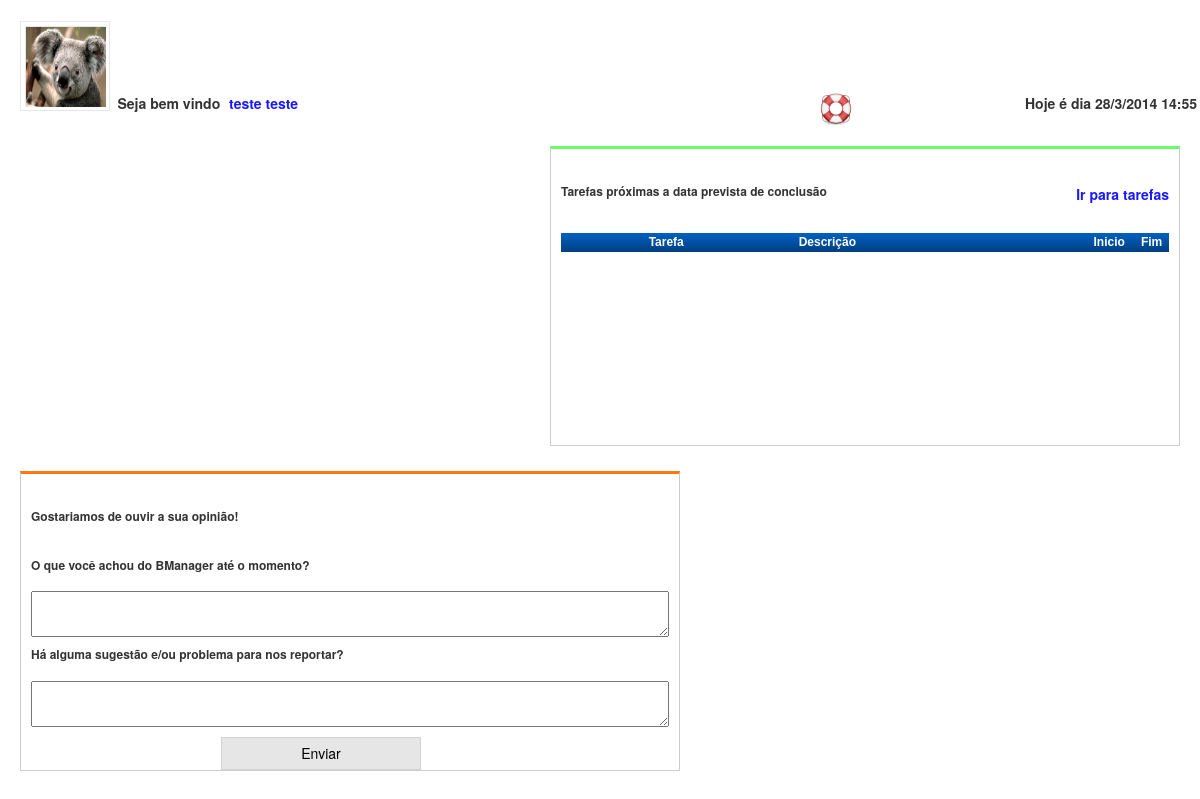
Page /home.php (signed in) on the committed database.
### tables this page shows
CREATE TABLE IF NOT EXISTS `userlogo` (
  `id` int(11) NOT NULL AUTO_INCREMENT,
  `logoName` varchar(255) NOT NULL,
  `userId` int(11) NOT NULL,
  `userMaster` varchar(255) NOT NULL,
  PRIMARY KEY (`id`),
  UNIQUE KEY `userId` (`userId`)
);

CREATE TABLE IF NOT EXISTS `users` (
  `id` int(11) NOT NULL AUTO_INCREMENT,
  `firstName` varchar(50) NOT NULL,
  `lastName` varchar(50) NOT NULL,
  `email` varchar(255) NOT NULL,
  `password` varchar(255) NOT NULL,
  `gender` int(11) NOT NULL,
  `productId` int(11) NOT NULL,
  `signupDate` varchar(15) NOT NULL,
  `userType` varchar(255) NOT NULL,
  `userMaster` varchar(255) NOT NULL,
  PRIMARY KEY (`id`),
  UNIQUE KEY `email` (`email`)
);

### php/conf.php (called while the page is built)
<?php
	$baseUrl = "http://" . $_SERVER['SERVER_NAME'] . '/';
	if($baseUrl == 'http://localhost/'){
		$baseUrl = "http://" . $_SERVER['SERVER_NAME'] . '/BManager/';
	} else {
		$baseUrl = "http://" . $_SERVER['SERVER_NAME'] . '/projetos/BManager/';
	}
?>

### home.php (the view, shortened to what this page needs)
<?php
	require("php/conf.php");
	$username = $_SESSION['username'];
	$checkUserLic = mysql_query("Select firstName, lastName, productId, gender From users Where email = '$username'");
	$res = mysql_fetch_object($checkUserLic);
	$sqlPrivileges = mysql_query("Select usertype, productId From `users` Where email = '$username'");
	$resPrivileges = mysql_fetch_object($sqlPrivileges);
	$userId = $_SESSION['userId'];
	$getMaster = mysql_query("Select userMaster From users Where id = ". $userId. "");
	$resMaster = mysql_fetch_object($getMaster);
	$sqlLogo = mysql_query("Select logoName From userlogo Where userMaster = '". $resMaster->userMaster ."'");
	$resLogo = mysql_fetch_object($sqlLogo);
?>
<!doctype html>
<html lang = "pt">
	<head>
		<link type="text/css" rel="stylesheet" href="resources/css/style.css">
		<link rel="stylesheet" href="lib/jquery-ui-1.10.3/themes/base/jquery-ui.css">
		<link rel="stylesheet" href="lib/bootstrap-3.0/css/bootstrap.min.css">
		<link rel="stylesheet" href="resources/css/normalize.min.css">
	</head>
	<body>
		<section>
			<header>
				<div class="row">
					<div class="col-xs-4 col-sm-4 col-md-12">
						<div class = "logo">
							<div <?php if ($resPrivileges->usertype == '1'){ ?> class = "logoInner" <?php } else { ?> class = "logoInnerUser" <?php } ?>>
								<?php if ($resLogo->logoName){ ?>
									<img src = "<?php echo $baseUrl ?>resources/images/uploads/<?php echo $resLogo->logoName; ?>" width = "80" height = "80">
								<?php } else { ?>
									<div class = "logoText"> Logo </div>
								<?php } ?>
							</div>
						</div>
					</div>
					<div class="col-xs-4 col-sm-4 col-md-12"> </div>
					<div class="col-xs-4 col-sm-4 col-md-12"> </div>
					<div class="col-md-offset-1 col-xs-6 col-sm-6 col-md-6">
						<div class = "welcome">
							<?php if($res->gender == 1) echo "<span class = 'welcomeText'> Seja bem vindo <a href = ''> " . $res->firstName . " " . $res->lastName; ?> </a></span>
						</div>
					</div>
					<div class="col-md-offset-1 col-xs-2 col-sm-2 col-md-2">
						<div class = "suportContainner">
							<a href = "#"> <img src = "<?php echo $baseUrl ?>resources/images/suporte.png" title = "Suporte" width = "32" height = "32"> </a>
						</div>
					</div>
					<div class="col-xs-2 col-sm-2 col-md-2">
						<div id = "dataHoraShow"> </div>
					</div>
					<div class="col-xs-4 col-sm-4 col-md-12"> </div>
				</div>
			</header>
		</section>
		<div id = "contentMain">
			<div class = "homeGraficos">
				<div class = "containerTarefas" id = "tarefasVencer">
					<div class = "titleTarefasVencer">
						<h6> <b> Tarefas próximas a data prevista de conclusão </b> </h6>
						<a href = "#" id = "goToTasks"> Ir para tarefas </a>
						<table class = "tarefasVencer">
							<tr>
								<td> Tarefa </td>
								<td> Descrição </td>
								<td> Inicio </td>
								<td> Fim </td>
							</tr>
						</table>
					</div>
				</div>
				<div class = "containerEnquete" id = "enquete">
					<div class = "titleContainerEnquete">
						<h6> <b> Gostariamos de ouvir a sua opinião! </h6>  </b>
						<div class = "enqueteForm">
							<form>
								<label> <h6> <b> O que você achou do BManager até o momento? </h6>  </b> </label>
								<textarea name = "opiniaoUsuario" id = "opiniaoUsuario"> </textarea>
								<label> <h6> <b> Há alguma sugestão e/ou problema para nos reportar? </h6> </b> </label>
								<textarea name = "reporteUsuario" id = "reporteUsuario"> </textarea>
								<button type = "button" name = "enviarEnquete" id = "enviarEnquete" class = "enqueteBtn"> Enviar </button>
							</form>
						</div>
					</div>
				</div>
			</div>
		</div>
	</body>
</html>

### resources/css/style.css (style rules this page uses)
body { overflow-y:scroll; overflow-x:hidden; }
a:link { color: #1919FF !important; font-weight:bold !important; }
.welcomeText { font-weight:bold !important; }
.welcome { padding-bottom: 10px; margin-left: 15px; }
.welcome a { margin-left:5px; }
.logo { width:90px; height:90px; border: 1px #e7e7e7 solid; padding:4px; margin:20px 0 -20px 20px; }
.logoInnerUser { width:80px; height:80px; border: 1px #e7e7e7 solid; border-bottom-width:0px !important; }
.homeGraficos { margin:20px; height:auto; }
.titleContainerEnquete h6 { float:left; }
#enquete { padding-top:25px; }
.containerEnquete { padding:10px; float:right; border-top: 3px solid #FF770D; border-bottom: 1px solid #ccc; border-right: 1px solid #ccc; border-left: 1px solid #ccc; width:660px; height:300px; margin-bottom:20px; }
.containerEnquete { margin-top:25px; float:left; }
.enqueteForm { float:left; margin-top:15px; }
.enqueteForm label, textarea { width:100%; }
.enqueteBtn { margin-top: 10px; margin-left: 190px; width: 200px; padding: .4em 1em; border: 1px solid #d3d3d3; background: #e6e6e6 50% 50% repeat-x; }
.titleTarefasVencer h6 { float:left; }
.titleTarefasVencer a { float:right; margin-top: 10px; }
#tarefasVencer { padding-top:25px; }
.containerTarefas { padding:10px; float:right; border-top: 3px solid #66FF66; border-bottom: 1px solid #ccc; border-right: 1px solid #ccc; border-left: 1px solid #ccc; width:630px; height:300px; }
.tarefasVencer { margin-top:25px; width:100%; float:left; }
.tarefasVencer tr td:nth-child(2) { width:200px; overflow: hidden; white-space: nowrap; text-overflow: ellipsis; display:inline-block; text-align:left; }
.tarefasVencer tr td:nth-child(1) { width:150px; overflow: hidden; white-space: nowrap; text-overflow: ellipsis; display:inline-block; text-align:left; }
.tarefasVencer tr:first-child { font-weight:bold; background: -webkit-gradient(linear,left top,left bottom,color-stop(0.05,#005fbf),color-stop(1,#003f7f)); background: -moz-linear-gradient(center top,#005fbf 5%,#003f7f 100%); filter: progid:DXImageTransform.Microsoft.gradient(startColorstr="#005fbf", endColorstr="#003f7f"); background: -o-linear-gradient(top,#005fbf,003f7f); background-color: #005fbf; border: 0 solid #000; text-align: center; font-size: 12px; font-family: Arial; font-weight: 700; color: #fff; }

### rows in the picture
userlogo: logoName (picture)
users: firstName "teste", lastName "teste"
